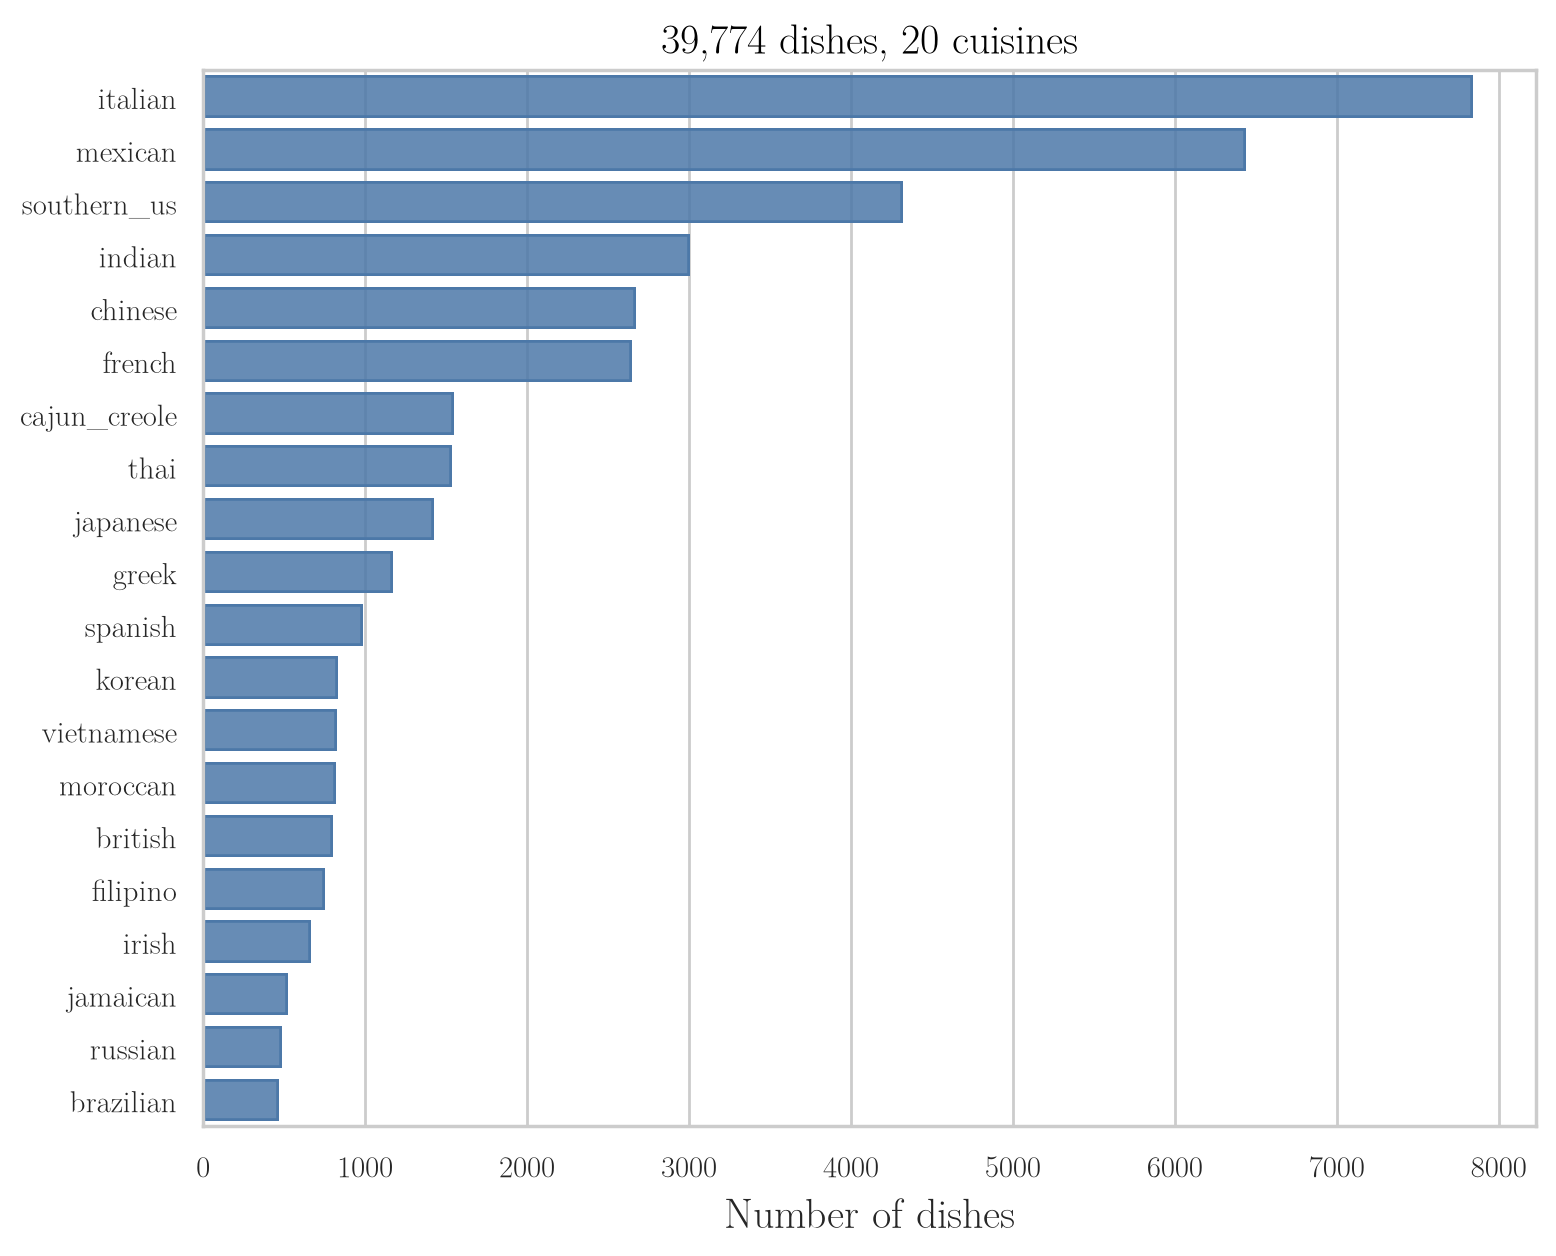

The script that saved this image:
"""The recipe data from train.json: how many dishes of each cuisine (the label we would predict)."""
from pathlib import Path
import pandas as pd
import seaborn as sns
import seaborn.objects as so

here = Path(__file__).parent
df = pd.read_json(here.parent / "data" / "train.json")
counts = df["cuisine"].value_counts().rename_axis("cuisine").reset_index(name="dishes")
plot = (
    so.Plot(counts, x="dishes", y="cuisine")
    .add(so.Bar(color="#4C78A8", alpha=0.85))
    .label(x="Number of dishes", y="", title=f"{len(df):,} dishes, {len(counts)} cuisines")
    .layout(size=(8, 6.5))
    .theme({**sns.axes_style("whitegrid"), "font.family": "Latin Modern Roman", "font.size": 14,
            "axes.titlesize": 15, "axes.labelsize": 15})
)
plot.save(here / "cuisines.png", dpi=200, bbox_inches="tight")
plot.save(here / "cuisines.pdf", bbox_inches="tight")
